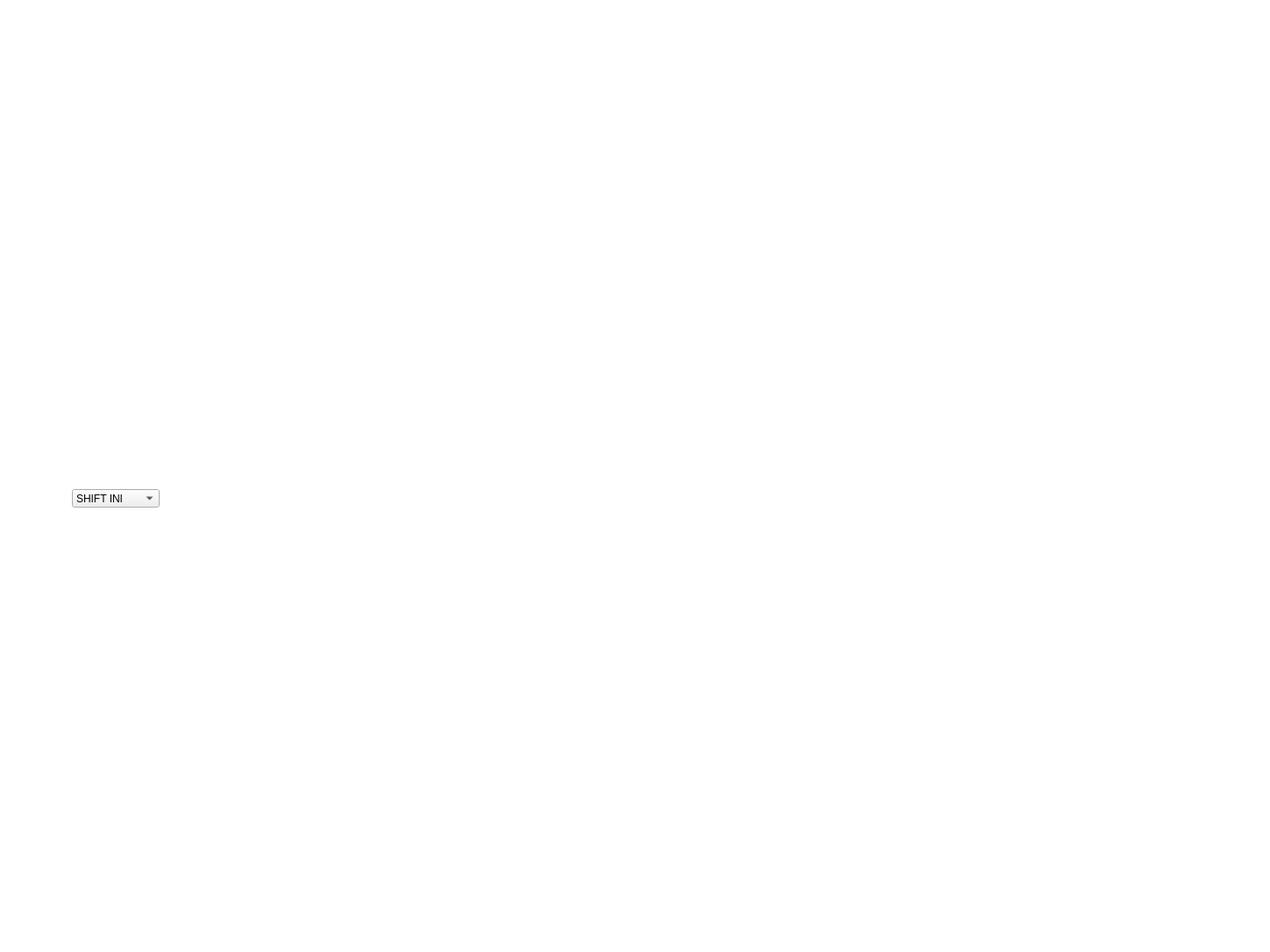
<?xml version='1.0' encoding='UTF-8'?>
<ui version="4.0"><class>DashboardControls</class><widget class="QWidget" name="DashboardControls"><property name="geometry"><rect><x>0</x><y>0</y><width>1448</width><height>1086</height></rect></property><property name="styleSheet"><string>QWidget#DashboardControls { background: transparent; } QPushButton { background: transparent; border: 0; border-radius: 6px; } QPushButton:hover { background: rgba(80, 176, 255, 18); border: 0; } QPushButton:focus { background: rgba(80, 176, 255, 28); border: 1px solid rgba(158, 220, 255, 130); } QPushButton:pressed { background: rgba(80, 176, 255, 44); }</string></property><widget class="QPushButton" name="kpi_units"><property name="geometry"><rect><x>15</x><y>83</y><width>210</width><height>103</height></rect></property><property name="text"><string /></property><property name="toolTip"><string>Lihat rincian units</string></property><property name="accessibleName"><string>Lihat rincian units</string></property><property name="cursor"><cursorShape>PointingHandCursor</cursorShape></property><property name="flat"><bool>true</bool></property></widget><widget class="QPushButton" name="kpi_box"><property name="geometry"><rect><x>234</x><y>83</y><width>195</width><height>103</height></rect></property><property name="text"><string /></property><property name="toolTip"><string>Lihat rincian box</string></property><property name="accessibleName"><string>Lihat rincian box</string></property><property name="cursor"><cursorShape>PointingHandCursor</cursorShape></property><property name="flat"><bool>true</bool></property></widget><widget class="QPushButton" name="kpi_carton"><property name="geometry"><rect><x>438</x><y>83</y><width>198</width><height>103</height></rect></property><property name="text"><string /></property><property name="toolTip"><string>Lihat rincian carton</string></property><property name="accessibleName"><string>Lihat rincian carton</string></property><property name="cursor"><cursorShape>PointingHandCursor</cursorShape></property><property name="flat"><bool>true</bool></property></widget><widget class="QPushButton" name="kpi_pallet"><property name="geometry"><rect><x>644</x><y>83</y><width>179</width><height>103</height></rect></property><property name="text"><string /></property><property name="toolTip"><string>Lihat rincian pallet</string></property><property name="accessibleName"><string>Lihat rincian pallet</string></property><property name="cursor"><cursorShape>PointingHandCursor</cursorShape></property><property name="flat"><bool>true</bool></property></widget><widget class="QPushButton" name="kpi_rates"><property name="geometry"><rect><x>832</x><y>83</y><width>263</width><height>103</height></rect></property><property name="text"><string /></property><property name="toolTip"><string>Lihat rincian rates</string></property><property name="accessibleName"><string>Lihat rincian rates</string></property><property name="cursor"><cursorShape>PointingHandCursor</cursorShape></property><property name="flat"><bool>true</bool></property></widget><widget class="QPushButton" name="stage_1"><property name="geometry"><rect><x>26</x><y>237</y><width>193</width><height>42</height></rect></property><property name="text"><string /></property><property name="toolTip"><string>Buka tahap 1</string></property><property name="accessibleName"><string>Buka tahap 1</string></property><property name="cursor"><cursorShape>PointingHandCursor</cursorShape></property><property name="flat"><bool>true</bool></property></widget><widget class="QPushButton" name="stage_2"><property name="geometry"><rect><x>250</x><y>237</y><width>189</width><height>42</height></rect></property><property name="text"><string /></property><property name="toolTip"><string>Buka tahap 2</string></property><property name="accessibleName"><string>Buka tahap 2</string></property><property name="cursor"><cursorShape>PointingHandCursor</cursorShape></property><property name="flat"><bool>true</bool></property></widget><widget class="QPushButton" name="stage_3"><property name="geometry"><rect><x>469</x><y>237</y><width>175</width><height>42</height></rect></property><property name="text"><string /></property><property name="toolTip"><string>Buka tahap 3</string></property><property name="accessibleName"><string>Buka tahap 3</string></property><property name="cursor"><cursorShape>PointingHandCursor</cursorShape></property><property name="flat"><bool>true</bool></property></widget><widget class="QPushButton" name="product"><property name="geometry"><rect><x>664</x><y>239</y><width>429</width><height>168</height></rect></property><property name="text"><string /></property><property name="toolTip"><string>Atur produk aktif dan batch</string></property><property name="accessibleName"><string>Atur produk aktif dan batch</string></property><property name="cursor"><cursorShape>PointingHandCursor</cursorShape></property><property name="flat"><bool>true</bool></property></widget><widget class="QPushButton" name="progress_1"><property name="geometry"><rect><x>674</x><y>414</y><width>410</width><height>26</height></rect></property><property name="text"><string /></property><property name="toolTip"><string>Lihat progres tahap 1</string></property><property name="accessibleName"><string>Lihat progres tahap 1</string></property><property name="cursor"><cursorShape>PointingHandCursor</cursorShape></property><property name="flat"><bool>true</bool></property></widget><widget class="QPushButton" name="progress_2"><property name="geometry"><rect><x>674</x><y>443</y><width>410</width><height>26</height></rect></property><property name="text"><string /></property><property name="toolTip"><string>Lihat progres tahap 2</string></property><property name="accessibleName"><string>Lihat progres tahap 2</string></property><property name="cursor"><cursorShape>PointingHandCursor</cursorShape></property><property name="flat"><bool>true</bool></property></widget><widget class="QPushButton" name="progress_3"><property name="geometry"><rect><x>674</x><y>471</y><width>410</width><height>26</height></rect></property><property name="text"><string /></property><property name="toolTip"><string>Lihat progres tahap 3</string></property><property name="accessibleName"><string>Lihat progres tahap 3</string></property><property name="cursor"><cursorShape>PointingHandCursor</cursorShape></property><property name="flat"><bool>true</bool></property></widget><widget class="QPushButton" name="plot"><property name="geometry"><rect><x>25</x><y>587</y><width>480</width><height>128</height></rect></property><property name="text"><string /></property><property name="toolTip"><string>Jelajahi data grafik produksi</string></property><property name="accessibleName"><string>Jelajahi data grafik produksi</string></property><property name="cursor"><cursorShape>PointingHandCursor</cursorShape></property><property name="flat"><bool>true</bool></property></widget><widget class="QPushButton" name="total_valid"><property name="geometry"><rect><x>25</x><y>722</y><width>156</width><height>56</height></rect></property><property name="text"><string /></property><property name="toolTip"><string>Lihat aktivitas valid</string></property><property name="accessibleName"><string>Lihat aktivitas valid</string></property><property name="cursor"><cursorShape>PointingHandCursor</cursorShape></property><property name="flat"><bool>true</bool></property></widget><widget class="QPushButton" name="total_reject"><property name="geometry"><rect><x>187</x><y>722</y><width>155</width><height>56</height></rect></property><property name="text"><string /></property><property name="toolTip"><string>Lihat aktivitas reject</string></property><property name="accessibleName"><string>Lihat aktivitas reject</string></property><property name="cursor"><cursorShape>PointingHandCursor</cursorShape></property><property name="flat"><bool>true</bool></property></widget><widget class="QPushButton" name="total_duplicate"><property name="geometry"><rect><x>348</x><y>722</y><width>156</width><height>56</height></rect></property><property name="text"><string /></property><property name="toolTip"><string>Lihat aktivitas duplikat</string></property><property name="accessibleName"><string>Lihat aktivitas duplikat</string></property><property name="cursor"><cursorShape>PointingHandCursor</cursorShape></property><property name="flat"><bool>true</bool></property></widget><widget class="QPushButton" name="activity"><property name="geometry"><rect><x>531</x><y>578</y><width>554</width><height>196</height></rect></property><property name="text"><string /></property><property name="toolTip"><string>Buka dan cari riwayat aktivitas</string></property><property name="accessibleName"><string>Buka dan cari riwayat aktivitas</string></property><property name="cursor"><cursorShape>PointingHandCursor</cursorShape></property><property name="flat"><bool>true</bool></property></widget><widget class="QPushButton" name="device_database"><property name="geometry"><rect><x>25</x><y>837</y><width>97</width><height>135</height></rect></property><property name="text"><string /></property><property name="toolTip"><string>Pengaturan database • simulasi</string></property><property name="accessibleName"><string>Pengaturan database • simulasi</string></property><property name="cursor"><cursorShape>PointingHandCursor</cursorShape></property><property name="flat"><bool>true</bool></property></widget><widget class="QPushButton" name="device_printer"><property name="geometry"><rect><x>131</x><y>837</y><width>97</width><height>135</height></rect></property><property name="text"><string /></property><property name="toolTip"><string>Pengaturan printer • simulasi</string></property><property name="accessibleName"><string>Pengaturan printer • simulasi</string></property><property name="cursor"><cursorShape>PointingHandCursor</cursorShape></property><property name="flat"><bool>true</bool></property></widget><widget class="QPushButton" name="device_camera"><property name="geometry"><rect><x>237</x><y>837</y><width>97</width><height>135</height></rect></property><property name="text"><string /></property><property name="toolTip"><string>Pengaturan camera • simulasi</string></property><property name="accessibleName"><string>Pengaturan camera • simulasi</string></property><property name="cursor"><cursorShape>PointingHandCursor</cursorShape></property><property name="flat"><bool>true</bool></property></widget><widget class="QPushButton" name="device_scanner"><property name="geometry"><rect><x>343</x><y>837</y><width>97</width><height>135</height></rect></property><property name="text"><string /></property><property name="toolTip"><string>Pengaturan scanner • simulasi</string></property><property name="accessibleName"><string>Pengaturan scanner • simulasi</string></property><property name="cursor"><cursorShape>PointingHandCursor</cursorShape></property><property name="flat"><bool>true</bool></property></widget><widget class="QPushButton" name="device_conveyor"><property name="geometry"><rect><x>449</x><y>837</y><width>97</width><height>135</height></rect></property><property name="text"><string /></property><property name="toolTip"><string>Pengaturan conveyor • simulasi</string></property><property name="accessibleName"><string>Pengaturan conveyor • simulasi</string></property><property name="cursor"><cursorShape>PointingHandCursor</cursorShape></property><property name="flat"><bool>true</bool></property></widget><widget class="QPushButton" name="quick_1"><property name="geometry"><rect><x>570</x><y>843</y><width>118</width><height>114</height></rect></property><property name="text"><string /></property><property name="toolTip"><string>Buka tahap 1</string></property><property name="accessibleName"><string>Buka tahap 1</string></property><property name="cursor"><cursorShape>PointingHandCursor</cursorShape></property><property name="flat"><bool>true</bool></property></widget><widget class="QPushButton" name="quick_2"><property name="geometry"><rect><x>697</x><y>843</y><width>119</width><height>114</height></rect></property><property name="text"><string /></property><property name="toolTip"><string>Buka tahap 2</string></property><property name="accessibleName"><string>Buka tahap 2</string></property><property name="cursor"><cursorShape>PointingHandCursor</cursorShape></property><property name="flat"><bool>true</bool></property></widget><widget class="QPushButton" name="quick_3"><property name="geometry"><rect><x>824</x><y>843</y><width>120</width><height>114</height></rect></property><property name="text"><string /></property><property name="toolTip"><string>Buka tahap 3</string></property><property name="accessibleName"><string>Buka tahap 3</string></property><property name="cursor"><cursorShape>PointingHandCursor</cursorShape></property><property name="flat"><bool>true</bool></property></widget><widget class="QPushButton" name="import"><property name="geometry"><rect><x>953</x><y>843</y><width>125</width><height>114</height></rect></property><property name="text"><string /></property><property name="toolTip"><string>Impor kode dari CSV</string></property><property name="accessibleName"><string>Impor kode dari CSV</string></property><property name="cursor"><cursorShape>PointingHandCursor</cursorShape></property><property name="flat"><bool>true</bool></property></widget><widget class="QPushButton" name="sidebar_stats"><property name="geometry"><rect><x>1115</x><y>110</y><width>309</width><height>99</height></rect></property><property name="text"><string /></property><property name="toolTip"><string>Rincian ringkasan agregasi</string></property><property name="accessibleName"><string>Rincian ringkasan agregasi</string></property><property name="cursor"><cursorShape>PointingHandCursor</cursorShape></property><property name="flat"><bool>true</bool></property></widget><widget class="QPushButton" name="sidebar_summary"><property name="geometry"><rect><x>1115</x><y>214</y><width>309</width><height>137</height></rect></property><property name="text"><string /></property><property name="toolTip"><string>Rincian total dan status</string></property><property name="accessibleName"><string>Rincian total dan status</string></property><property name="cursor"><cursorShape>PointingHandCursor</cursorShape></property><property name="flat"><bool>true</bool></property></widget><widget class="QPushButton" name="sidebar_product"><property name="geometry"><rect><x>1115</x><y>358</y><width>309</width><height>152</height></rect></property><property name="text"><string /></property><property name="toolTip"><string>Atur produk aktif dan batch</string></property><property name="accessibleName"><string>Atur produk aktif dan batch</string></property><property name="cursor"><cursorShape>PointingHandCursor</cursorShape></property><property name="flat"><bool>true</bool></property></widget><widget class="QPushButton" name="sidebar_activity"><property name="geometry"><rect><x>1115</x><y>516</y><width>309</width><height>142</height></rect></property><property name="text"><string /></property><property name="toolTip"><string>Buka riwayat aktivitas</string></property><property name="accessibleName"><string>Buka riwayat aktivitas</string></property><property name="cursor"><cursorShape>PointingHandCursor</cursorShape></property><property name="flat"><bool>true</bool></property></widget><widget class="QPushButton" name="sidebar_system"><property name="geometry"><rect><x>1115</x><y>663</y><width>309</width><height>117</height></rect></property><property name="text"><string /></property><property name="toolTip"><string>Informasi sistem dan mode simulasi</string></property><property name="accessibleName"><string>Informasi sistem dan mode simulasi</string></property><property name="cursor"><cursorShape>PointingHandCursor</cursorShape></property><property name="flat"><bool>true</bool></property></widget><widget class="QPushButton" name="account"><property name="geometry"><rect><x>1115</x><y>789</y><width>309</width><height>95</height></rect></property><property name="text"><string /></property><property name="toolTip"><string>Lihat akun operator lokal</string></property><property name="accessibleName"><string>Lihat akun operator lokal</string></property><property name="cursor"><cursorShape>PointingHandCursor</cursorShape></property><property name="flat"><bool>true</bool></property></widget><widget class="QPushButton" name="shortcut_database"><property name="geometry"><rect><x>1118</x><y>925</y><width>54</width><height>51</height></rect></property><property name="text"><string /></property><property name="toolTip"><string>Pengaturan database</string></property><property name="accessibleName"><string>Pengaturan database</string></property><property name="cursor"><cursorShape>PointingHandCursor</cursorShape></property><property name="flat"><bool>true</bool></property></widget><widget class="QPushButton" name="shortcut_printer"><property name="geometry"><rect><x>1180</x><y>925</y><width>54</width><height>51</height></rect></property><property name="text"><string /></property><property name="toolTip"><string>Pengaturan printer</string></property><property name="accessibleName"><string>Pengaturan printer</string></property><property name="cursor"><cursorShape>PointingHandCursor</cursorShape></property><property name="flat"><bool>true</bool></property></widget><widget class="QPushButton" name="shortcut_camera"><property name="geometry"><rect><x>1242</x><y>925</y><width>54</width><height>51</height></rect></property><property name="text"><string /></property><property name="toolTip"><string>Pengaturan camera</string></property><property name="accessibleName"><string>Pengaturan camera</string></property><property name="cursor"><cursorShape>PointingHandCursor</cursorShape></property><property name="flat"><bool>true</bool></property></widget><widget class="QPushButton" name="shortcut_scanner"><property name="geometry"><rect><x>1304</x><y>925</y><width>54</width><height>51</height></rect></property><property name="text"><string /></property><property name="toolTip"><string>Pengaturan scanner</string></property><property name="accessibleName"><string>Pengaturan scanner</string></property><property name="cursor"><cursorShape>PointingHandCursor</cursorShape></property><property name="flat"><bool>true</bool></property></widget><widget class="QPushButton" name="shortcut_logout"><property name="geometry"><rect><x>1366</x><y>925</y><width>54</width><height>51</height></rect></property><property name="text"><string /></property><property name="toolTip"><string>Keluar dari sesi lokal</string></property><property name="accessibleName"><string>Keluar dari sesi lokal</string></property><property name="cursor"><cursorShape>PointingHandCursor</cursorShape></property><property name="flat"><bool>true</bool></property></widget><widget class="QPushButton" name="nav_dashboard"><property name="geometry"><rect><x>23</x><y>1004</y><width>170</width><height>66</height></rect></property><property name="text"><string /></property><property name="toolTip"><string>Dashboard</string></property><property name="accessibleName"><string>Dashboard</string></property><property name="cursor"><cursorShape>PointingHandCursor</cursorShape></property><property name="flat"><bool>true</bool></property></widget><widget class="QPushButton" name="nav_box"><property name="geometry"><rect><x>199</x><y>1004</y><width>170</width><height>66</height></rect></property><property name="text"><string /></property><property name="toolTip"><string>Box</string></property><property name="accessibleName"><string>Box</string></property><property name="cursor"><cursorShape>PointingHandCursor</cursorShape></property><property name="flat"><bool>true</bool></property></widget><widget class="QPushButton" name="nav_carton"><property name="geometry"><rect><x>375</x><y>1004</y><width>170</width><height>66</height></rect></property><property name="text"><string /></property><property name="toolTip"><string>Carton</string></property><property name="accessibleName"><string>Carton</string></property><property name="cursor"><cursorShape>PointingHandCursor</cursorShape></property><property name="flat"><bool>true</bool></property></widget><widget class="QPushButton" name="nav_pallet"><property name="geometry"><rect><x>551</x><y>1004</y><width>170</width><height>66</height></rect></property><property name="text"><string /></property><property name="toolTip"><string>Pallet</string></property><property name="accessibleName"><string>Pallet</string></property><property name="cursor"><cursorShape>PointingHandCursor</cursorShape></property><property name="flat"><bool>true</bool></property></widget><widget class="QPushButton" name="nav_revision"><property name="geometry"><rect><x>727</x><y>1004</y><width>170</width><height>66</height></rect></property><property name="text"><string /></property><property name="toolTip"><string>Revision</string></property><property name="accessibleName"><string>Revision</string></property><property name="cursor"><cursorShape>PointingHandCursor</cursorShape></property><property name="flat"><bool>true</bool></property></widget><widget class="QPushButton" name="nav_send"><property name="geometry"><rect><x>903</x><y>1004</y><width>170</width><height>66</height></rect></property><property name="text"><string /></property><property name="toolTip"><string>Send</string></property><property name="accessibleName"><string>Send</string></property><property name="cursor"><cursorShape>PointingHandCursor</cursorShape></property><property name="flat"><bool>true</bool></property></widget><widget class="QPushButton" name="nav_settings"><property name="geometry"><rect><x>1079</x><y>1004</y><width>170</width><height>66</height></rect></property><property name="text"><string /></property><property name="toolTip"><string>Settings</string></property><property name="accessibleName"><string>Settings</string></property><property name="cursor"><cursorShape>PointingHandCursor</cursorShape></property><property name="flat"><bool>true</bool></property></widget><widget class="QPushButton" name="nav_template"><property name="geometry"><rect><x>1255</x><y>1004</y><width>170</width><height>66</height></rect></property><property name="text"><string /></property><property name="toolTip"><string>Template</string></property><property name="accessibleName"><string>Template</string></property><property name="cursor"><cursorShape>PointingHandCursor</cursorShape></property><property name="flat"><bool>true</bool></property></widget><widget class="QPushButton" name="mode_info"><property name="geometry"><rect><x>1390</x><y>82</y><width>32</width><height>22</height></rect></property><property name="text"><string /></property><property name="toolTip"><string>Mode simulasi lokal • klik untuk detail</string></property><property name="accessibleName"><string>Mode simulasi lokal • klik untuk detail</string></property><property name="cursor"><cursorShape>PointingHandCursor</cursorShape></property><property name="flat"><bool>true</bool></property></widget><widget class="QComboBox" name="period"><property name="geometry"><rect><x>82</x><y>558</y><width>100</width><height>21</height></rect></property><property name="accessibleName"><string>Periode grafik produksi</string></property><item><property name="text"><string>SHIFT INI</string></property></item><item><property name="text"><string>HARI INI</string></property></item><item><property name="text"><string>SESI LOKAL</string></property></item></widget></widget><resources /><connections /></ui>
